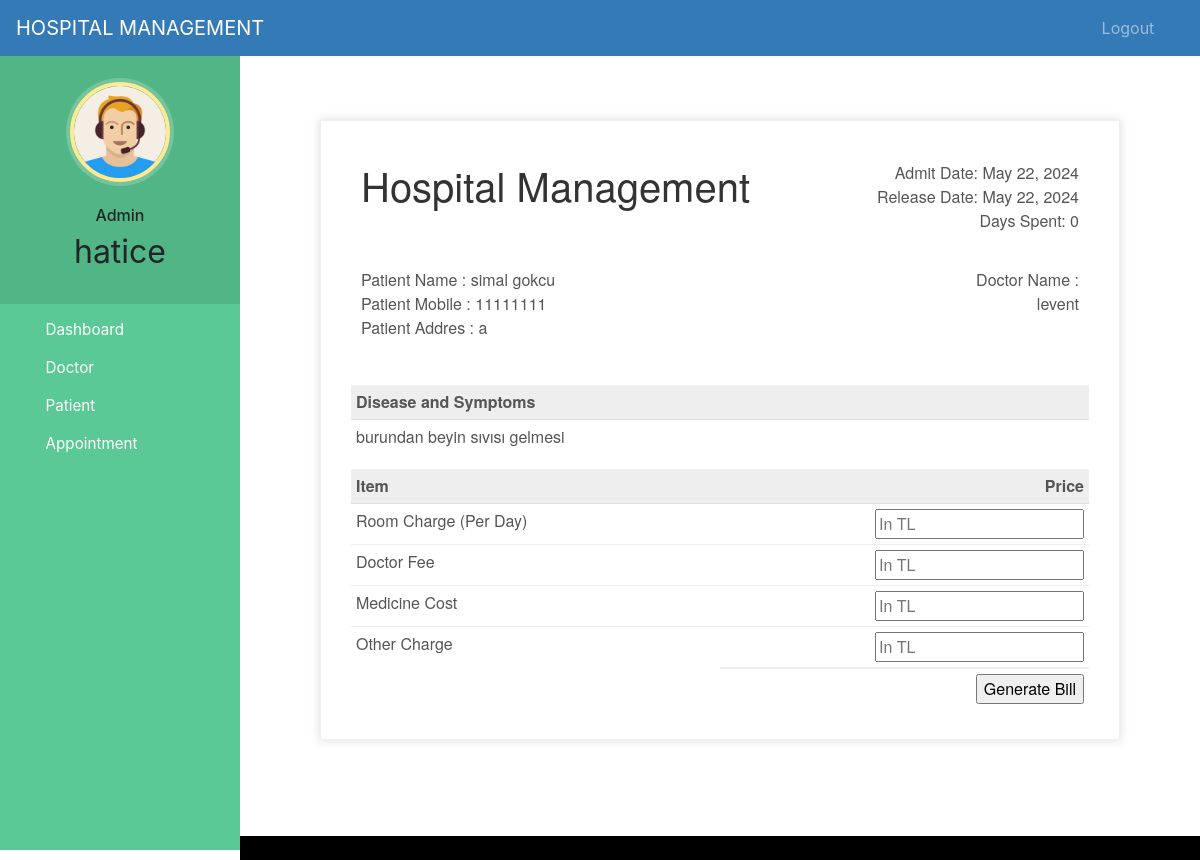
Page /discharge-patient/1 (signed in) on the committed database.
### hospital/models.py (models this page shows, shortened)
class Patient(models.Model):
    user=models.OneToOneField(User,on_delete=models.CASCADE)
    profile_pic= models.ImageField(upload_to='profile_pic/PatientProfilePic/',null=True,blank=True)
    address = models.CharField(max_length=40)
    mobile = models.CharField(max_length=20,null=False)
    symptoms = models.CharField(max_length=100,null=False)
    assignedDoctorId = models.PositiveIntegerField(null=True)
    admitDate=models.DateField(auto_now=True)
    status=models.BooleanField(default=False)
    @property
    def get_name(self):
        return self.user.first_name+" "+self.user.last_name

### hospital/views.py (the view, shortened to what this page needs)
# urls.py: path('discharge-patient/<int:pk>', views.discharge_patient_view,name='discharge-patient'),
@login_required(login_url='adminlogin')
@user_passes_test(is_admin)
def discharge_patient_view(request,pk):
    patient=models.Patient.objects.get(id=pk)
    days=(date.today()-patient.admitDate) #2 days, 0:00:00
    assignedDoctor=models.User.objects.all().filter(id=patient.assignedDoctorId)
    d=days.days # only how many day that is 2
    patientDict={
        'patientId':pk,
        'name':patient.get_name,
        'mobile':patient.mobile,
        'address':patient.address,
        'symptoms':patient.symptoms,
        'admitDate':patient.admitDate,
        'todayDate':date.today(),
        'day':d,
        'assignedDoctorName':assignedDoctor[0].first_name,
    }
    return render(request,'hospital/patient_generate_bill.html',context=patientDict)

### hospital/views.py (called while the page is built)
def is_admin(user):
    return user.groups.filter(name='ADMIN').exists()

### templates/hospital/patient_generate_bill.html (shortened to what this page needs)
{% extends 'hospital/admin_base.html' %}
{% load static %}
{% block content %}
<head>
</head>
<br><br><br>
<div class="invoice-box">
  <table cellpadding="0" cellspacing="0">
    <tr class="top">
      <td colspan="2">
        <table>
          <tr>
            <td class="title">
              <h1>Hospital Management</h1>
            </td>
            <td>
              Admit Date: {{admitDate}}<br>
              Release Date: {{todayDate}}<br>
              Days Spent: {{day}}
            </td>
          </tr>
        </table>
      </td>
    </tr>
    <tr class="information">
      <td colspan="2">
        <table>
          <tr>
            <td>
              Patient Name : {{name}}<br>
              Patient Mobile : {{mobile}}<br>
              Patient Addres : {{address}}<br>
            </td>
            <td>
              Doctor Name :<br>
              {{assignedDoctorName}}<br>
            </td>
          </tr>
        </table>
      </td>
    </tr>
    <tr class="heading">
      <td>
        Disease and Symptoms
      </td>
      <td>
      </td>
    </tr>
    <tr class="details">
      <td>
        {{symptoms}}
      </td>
    </tr>
    <tr class="heading">
      <td>
        Item
      </td>
      <td>
        Price
      </td>
    </tr>
    <form method="post">
      <tr class="item">
        <td>
          Room Charge (Per Day)
        </td>
        <td>
          <input type="number" name="roomCharge" placeholder="In TL" value="">
        </td>
      </tr>
      <tr class="item">
        <td>
          Doctor Fee
        </td>
        <td>
          <input type="number" name="doctorFee" placeholder="In TL" value="">
        </td>
      </tr>
      <tr class="item">
        <td>
          Medicine Cost
        </td>
        <td>
          <input type="number" name="medicineCost" placeholder="In TL" value="">
        </td>
      </tr>
      <tr class="item last">
        <td>
          Other Charge
        </td>
        <td>
          <input type="number" name="OtherCharge" placeholder="In TL" value="">
        </td>
      </tr>
      <tr class="total">
        <td></td>
        <td>
          <input type="submit" name="submit" value="Generate Bill">
        </td>
      </tr>
    </form>
  </table>
</div>
{% endblock content %}

### templates/hospital/admin_base.html (shortened to what this page needs)
<!DOCTYPE html>
{% load static %}
<html lang="en">
<head>
  <link rel="stylesheet" href="https://stackpath.bootstrapcdn.com/bootstrap/4.3.1/css/bootstrap.min.css">
  <link rel="stylesheet" href="https://maxcdn.bootstrapcdn.com/font-awesome/4.7.0/css/font-awesome.min.css">
  <link rel="stylesheet" href="{% static '/style.css' %}">
</head>
<body>
  <nav class="menu" tabindex="0">
    <header class="avatar">
      <img src="{% static "images/adminpropic.png" %}" />
      <br><br>
      <h6>Admin</h6>
      <h2>{{request.user.first_name}}</h2>
    </header>
    <ul>
      <li tabindex="0" class="icon-dashboard"> <a style="color:white; text-decoration:none;" href="/admin-dashboard"><span>Dashboard</span></a> </li>
      <li tabindex="0" class="icon-customers"> <a style="color:white; text-decoration:none;" href="/admin-doctor"><span>Doctor</span></a></li>
      <li tabindex="0" class="icon-users"> <a style="color:white; text-decoration:none;" href="/admin-patient"><span>Patient</span></a></li>
      <li tabindex="0" class="icon-calendar"> <a style="color:white; text-decoration:none;" href="/admin-appointment"><span>Appointment</span></a></li>
    </ul>
  </nav>
  <main>
    <div class="bs-example">
      <nav class="navbar navbar-expand-md  navbar-dark fixed-top" style="background:#337AB7;">
        <a href="/admin-dashboard" class="navbar-brand">HOSPITAL MANAGEMENT</a>
        <div class="collapse navbar-collapse justify-content-between" id="navbarCollapse">
          <div class="navbar-nav" style=" margin-left: 90%;">
            <a href="/logout" class="nav-item nav-link">Logout</a>
          </div>
        </div>
      </nav>
    </div>
    <br><br>
    {% block content %}
    {% endblock content %}
    <br><br><br><br>
    <footer>
      <br>
    </footer>
  </main>
</body>
</html>

### static/style.css (style rules this page uses)
body { padding-left: 240px; }
main { position: relative; height: 100vh; }
.menu { background: #5bc995; height: 100vh; width: 240px; position: fixed; top: 0px; left: 0; z-index: 5; outline: none; }
.menu .avatar { background: rgba(0, 0, 0, 0.1); padding: 2em 0.5em; text-align: center; }
.menu .avatar img { width: 100px; border-radius: 50%; overflow: hidden; border: 4px solid #ffea92; box-shadow: 0 0 0 4px rgba(255, 255, 255, 0.2); }
.menu .avatar h2 { font-weight: normal; margin-bottom: 0; }
.menu ul { list-style: none; padding: 0.5em 0; margin: 0; }
.menu ul li { padding: 0.5em 1em 0.5em 3em; font-size: 0.95em; font-weight: regular; background-repeat: no-repeat; background-position: left 15px center; background-size: auto 20px; transition: all 0.15s linear; cursor: pointer; }
.menu ul li.icon-dashboard { background-image: url("http://www.entypo.com/images//gauge.svg"); }
.menu ul li.icon-customers { background-image: url("http://www.entypo.com/images//briefcase.svg"); }
.menu ul li.icon-users { background-image: url("http://www.entypo.com/images//users.svg"); }
.menu ul li.icon-calendar { background-image: url("http://www.entypo.com/images//calendar.svg"); }

### templates/hospital/admin_base.html (style rules this page uses)
a:link { text-decoration: none; }
a { color: white; }
footer { padding: 0px 0px 0px 0px; background-color: black; margin: 0px; }
body { padding-left: 240px; }
main { position: relative; height: 100vh; }
.menu { background: #5bc995; height: 100vh; width: 240px; position: fixed; top: 0px; left: 0; z-index: 5; outline: none; }
.menu .avatar { background: rgba(0, 0, 0, 0.1); padding: 2em 0.5em; text-align: center; }
.menu .avatar img { width: 100px; border-radius: 50%; overflow: hidden; border: 4px solid #ffea92; box-shadow: 0 0 0 4px rgba(255, 255, 255, 0.2); }
.menu .avatar h2 { font-weight: normal; margin-bottom: 0; }
.menu ul { list-style: none; padding: 0.5em 0; margin: 0; }
.menu ul li { padding: 0.5em 1em 0.5em 3em; font-size: 0.95em; font-weight: regular; background-repeat: no-repeat; background-position: left 15px center; background-size: auto 20px; transition: all 0.15s linear; cursor: pointer; }
.menu ul li.icon-dashboard { background-image: url("http://www.entypo.com/images//gauge.svg"); }
.menu ul li.icon-customers { background-image: url("http://www.entypo.com/images//briefcase.svg"); }
.menu ul li.icon-users { background-image: url("http://www.entypo.com/images//users.svg"); }
.menu ul li.icon-calendar { background-image: url("http://www.entypo.com/images//calendar.svg"); }

### templates/hospital/patient_generate_bill.html (style rules this page uses)
.invoice-box { max-width: 800px; margin: auto; padding: 30px; border: 1px solid #eee; box-shadow: 0 0 10px rgba(0, 0, 0, .15); font-size: 16px; line-height: 24px; font-family: 'Helvetica Neue', 'Helvetica', Helvetica, Arial, sans-serif; color: #555; }
.invoice-box table { width: 100%; line-height: inherit; text-align: left; }
.invoice-box table td { padding: 5px; vertical-align: top; }
.invoice-box table tr td:nth-child(2) { text-align: right; }
.invoice-box table tr.top table td { padding-bottom: 20px; }
.invoice-box table tr.top table td.title { font-size: 45px; line-height: 45px; color: #333; }
.invoice-box table tr.information table td { padding-bottom: 40px; }
.invoice-box table tr.heading td { background: #eee; border-bottom: 1px solid #ddd; font-weight: bold; }
.invoice-box table tr.details td { padding-bottom: 20px; }
.invoice-box table tr.item td { border-bottom: 1px solid #eee; }
.invoice-box table tr.item.last td { border-bottom: none; }
.invoice-box table tr.total td:nth-child(2) { border-top: 2px solid #eee; font-weight: bold; }
.menu { top: 50px; }

### rows in the picture
Patient: admitDate "May 22, 2024", mobile "11111111", symptoms "burundan beyin sıvısı gelmesi"

### other values in the picture
{{ request.user.first_name }} "hatice"
{{ name }} "simal gokcu"
{{ address }} "a"
{{ assignedDoctorName }} "levent"
